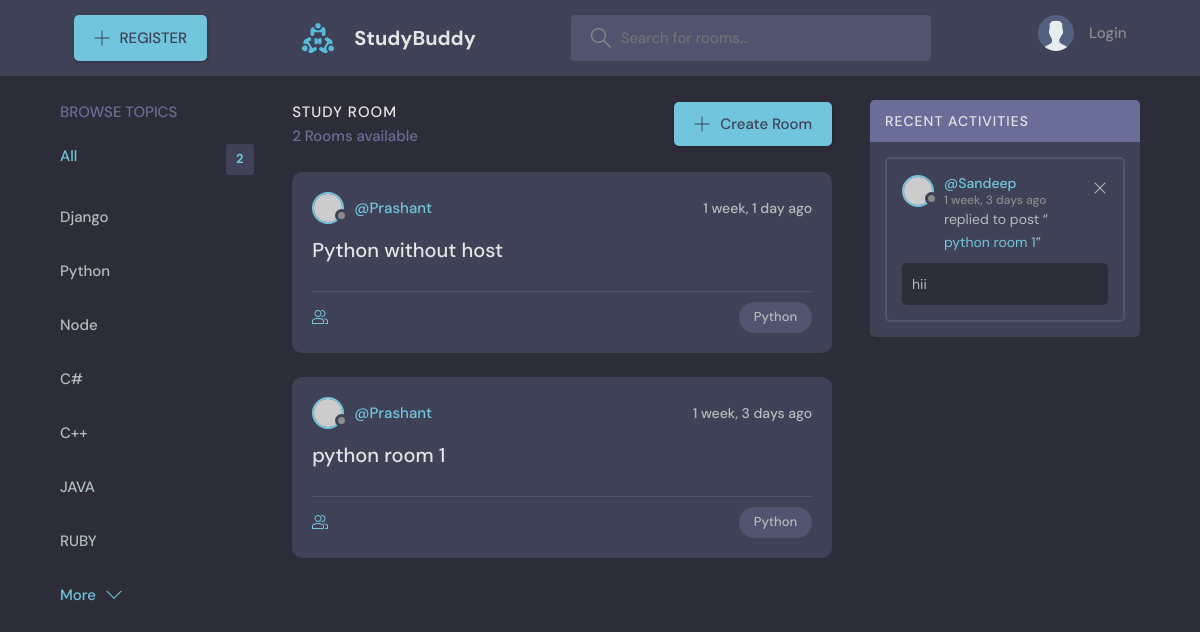
Page /?q=Python on the committed database.
### base/models.py (models this page shows)
class Topic(models.Model):
    name=models.CharField(max_length=200)
    def __str__(self):
        return self.name

class Room(models.Model):
    host=models.ForeignKey(User,on_delete=models.SET_NULL , null=True)
    name=models.CharField(max_length=20)
    topic=models.ForeignKey(Topic ,on_delete=models.CASCADE,null=True)
    participant=models.ManyToManyField(User , related_name="participant")
    description=models.TextField(null=True,blank=True)
    created_at=models.DateTimeField(auto_now_add=True)
    updated_at=models.DateTimeField(auto_now=True)
    def __str__(self):
        return self.name
    class Meta:
        ordering=['-updated_at','created_at']

class Message(models.Model):
    user=models.ForeignKey(User,on_delete=models.CASCADE)
    room=models.ForeignKey(Room ,on_delete=models.CASCADE)
    body=models.TextField()
    created_at=models.DateTimeField(auto_now_add=True)
    updated_at=models.DateTimeField(auto_now=True)
    def __str__(self):
        return self.body[0:50]
    class Meta:
        ordering=['-updated_at','created_at']

### base/views.py (the view)
# urls.py: path('',home,name="home"),
def home(request):
    q = request.GET.get('q') if request.GET.get('q') !=None else ''
    rooms=Room.objects.filter(Q(topic__name__icontains=q) | Q(name__icontains=q) | Q(description__icontains=q))
    get_message=Message.objects.filter(Q(room__topic__name__icontains=q))
    topic=Topic.objects.all()
    room_count=rooms.count()
    context={'rooms':rooms,
             'topic':topic,
             'room_count':room_count,
             'get_message':get_message,}
    return render(request ,'base/home.html',context)

### base/templates/base/home.html (shortened to what this page needs)
{% extends 'main.html' %}
{% block content %}
    <main class="layout layout--3">
      <div class="container">
        <div class="topics">
          <div class="topics__header">
            <h2>Browse Topics</h2>
          </div>
          <ul class="topics__list">
            <li>
              <a href="{% url 'home' %}" class="active">All <span>{{room_count}}</span></a>
            </li>
            {% for t in topic %}
            <li>
              <a href="{% url 'home' %}?q={{t.name}}">{{t.name}} </a>
            </li>
            {% endfor %}
          </ul>
          <a class="btn btn--link" href="topics.html">
            More
            <svg version="1.1" xmlns="http://www.w3.org/2000/svg" width="32" height="32" viewBox="0 0 32 32">
              <title>chevron-down</title>
              <path d="M16 21l-13-13h-3l16 16 16-16h-3l-13 13z"></path>
            </svg>
          </a>
        </div>
        <div class="roomList">
          <div class="roomList__header">
            <div>
              <h2>Study Room</h2>
              <p>{{room_count}} Rooms available</p>
            </div>
            <a class="btn btn--main" href="{% url 'Create-Room' %}">
              <svg version="1.1" xmlns="http://www.w3.org/2000/svg" width="32" height="32" viewBox="0 0 32 32">
                <title>add</title>
                <path
                  d="M16.943 0.943h-1.885v14.115h-14.115v1.885h14.115v14.115h1.885v-14.115h14.115v-1.885h-14.115v-14.115z"
                ></path>
              </svg>
              Create Room
            </a>
          </div>
          {% for room in rooms %}
           <div class="roomListRoom">
            <div class="roomListRoom__header">
              <a href="{% url 'User-Profile' user.id %}" class="roomListRoom__author">
                <div class="avatar avatar--small">
                  <img src="https://randomuser.me/api/portraits/women/11.jpg" />
                </div>
                <span>@{{room.host.username}}</span>
              </a>
              <div class="roomListRoom__actions">
                <span>{{room.created_at|timesince}} ago</span>
              </div>
            </div>
            <div class="roomListRoom__content">
              <a href="{% url 'room' room.id %}">{{room.name}}</a>
            </div>
            <div class="roomListRoom__meta">
              <a href="{% url 'room' room.id %}" class="roomListRoom__joined">
              </a>
              <p class="roomListRoom__topic">{{room.topic}}</p>
            </div>
           </div>
          {% endfor %}
        </div>
        <div class="activities">
          <div class="activities__header">
            <h2>Recent Activities</h2>
          </div>
          {% for m in get_message %}
          <div class="activities__box">
            <div class="activities__boxHeader roomListRoom__header">
              <a href="{% url 'User-Profile' user.id %}" class="roomListRoom__author">
                <div class="avatar avatar--small">
                  <img src="https://randomuser.me/api/portraits/women/11.jpg" />
                </div>
                <p>
                  @{{m.user}}
                  <span>{{m.created_at|timesince}} ago</span>
                </p>
              </a>
              <div class="roomListRoom__actions">
                <a href="#">
                  <svg version="1.1" xmlns="http://www.w3.org/2000/svg" width="32" height="32" viewBox="0 0 32 32">
                    <title>remove</title>
                    <path
                      d="M27.314 6.019l-1.333-1.333-9.98 9.981-9.981-9.981-1.333 1.333 9.981 9.981-9.981 9.98 1.333 1.333 9.981-9.98 9.98 9.98 1.333-1.333-9.98-9.98 9.98-9.981z"
                    ></path>
                  </svg>
                </a>
              </div>
            </div>
            <div class="activities__boxContent">
              <p>replied to post “<a href="#">{{m.room}}</a>”</p>
              <div class="activities__boxRoomContent">
               {{m}}
              </div>
            </div>
          </div>
          {% endfor %}
      </div>
    </main>
{% endblock content %}

### rows in the picture
Topic: name "Django"
Topic: name "Python"
Topic: name "Node"
Topic: name "C#"
Topic: name "C++"
Topic: name "JAVA"
Topic: name "RUBY"
Room: host.username "Prashant", created_at "1 week, 1 day", name "Python without host", topic "Python"
Room: host.username "Prashant", created_at "1 week, 3 days", name "python room 1", topic "Python"
Message: user "Sandeep", created_at "1 week, 3 days", room "python room 1", body "hii"

### other values in the picture
{{ room_count }} "2"
